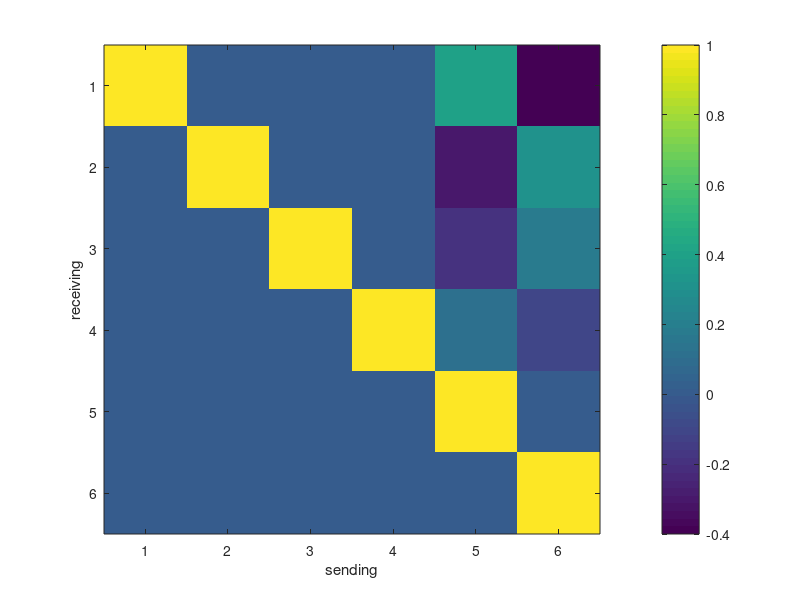
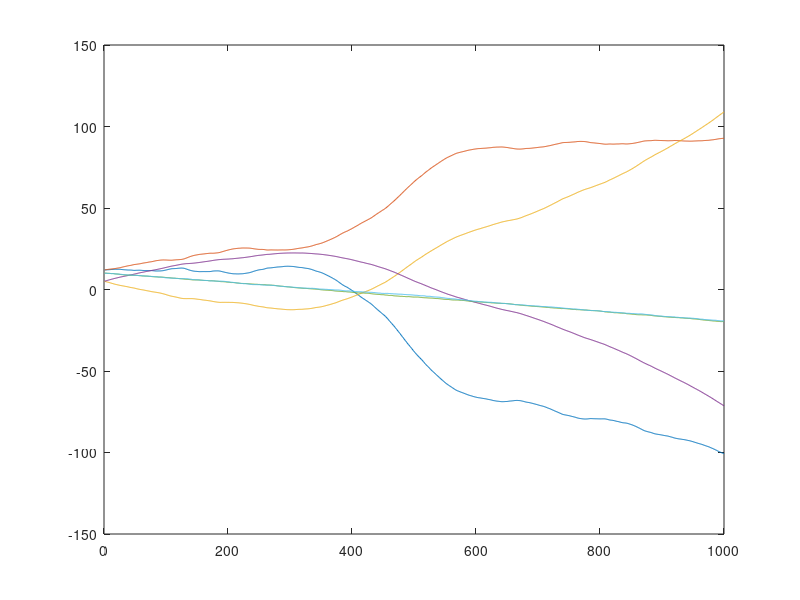
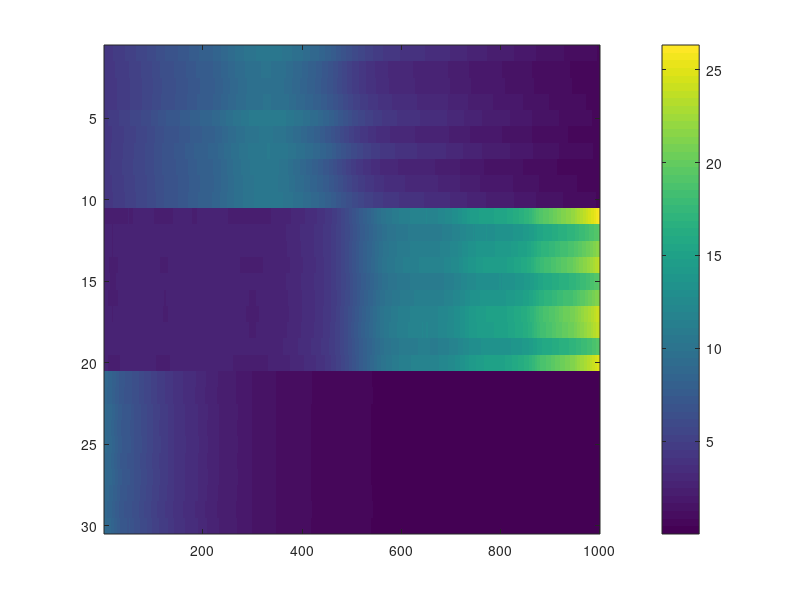
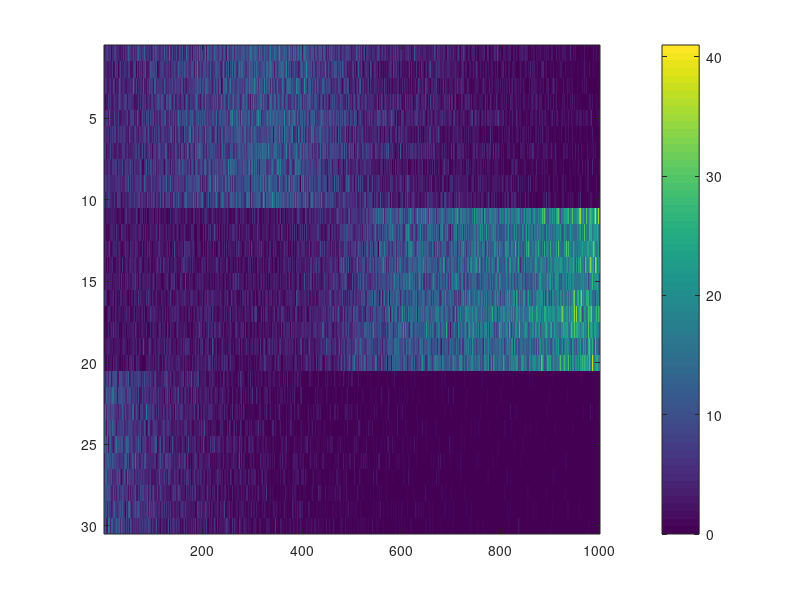

Source code (MATLAB) for these figures, in order: (Note: this script raises an error after producing the figures.)
addpath(genpath('C:\Users\gaw19004\Documents\GitHub\state-space-clustering'));
% addpath(genpath('D:\github\state-space-clustering'));

%% simulation
rng(2)
n = 10;
nClus = 3;
N = n*nClus;
p = 2;
T = 1000;

Lab = repelem(1:nClus, n);
d1 = ones(n,1)*0;
d2 = ones(n,1)*0.1;
d3 = ones(n,1)*0.2;
d = [d1;d2;d3];
C_all1 = reshape(normrnd(0.06,1e-3,n*p,1), [], p);
C_all2 = reshape(normrnd(0.08,1e-3,n*p,1), [], p);
C_all3 = reshape(normrnd(0.1,1e-3,n*p,1), [], p);
C_all = [C_all1; C_all2; C_all3];

C_trans = zeros(n*nClus, p*nClus);
for k = 1:length(Lab)
    C_trans(k, ((Lab(k)-1)*p+1):(Lab(k)*p)) = C_all(k,:);
end

X = zeros(p*nClus, T);
x0 = [1.2 1.2 0.5 0.5 1 1]*10;
Q0 = eye(nClus*p)*1e-2;
X(:,1) = mvnrnd(x0, Q0)';

b1 = ones(p,1)*0.01;
b2 = ones(p,1)*0;
b3 = ones(p,1)*-0.03;
b = [b1;b2;b3];

Q1 = 1e-5*eye(p);
Q2 = 1e-4*eye(p);
Q3 = 1e-3*eye(p);
Q = blkdiag(Q1, Q2, Q3);


A = [1 0 0 0 0.4 -0.4;...
    0 1 0 0 -0.3 0.305;
    0 0 1 0 -0.2 0.19;
    0 0 0 1 0.11 -0.1;
    0 0 0 0 1 0;
    0 0 0 0 0 1];

figure(1)
imagesc(A)
colorbar()
xlabel('sending')
ylabel('receiving')

% let's generate lambda
logLam = zeros(n*nClus, T);
logLam(:,1) = d + C_trans*X(:,1);

for t=2:T
    X(:, t) = mvnrnd(A*X(:, t-1) + b, Q)';
    logLam(:, t) = d + C_trans*X(:,t);
end

figure(2)
plot(X')

figure(3)
% imagesc(logLam)
imagesc(exp(logLam))
colorbar()

Y = poissrnd(exp(logLam));
figure(4)
imagesc(Y)
colorbar()

figure(5)
clusterPlot(Y, Lab)

%%
ng = 100;

% pre-allocation
X_fit = zeros(nClus*p, T, ng);
d_fit = zeros(N, ng);
C_fit = zeros(N, p, ng);
mudc_fit = zeros(p+1, ng);
Sigdc_fit = zeros(p+1, p+1, ng);
x0_fit = zeros(nClus*p, ng);
A_fit = zeros(nClus*p, nClus*p, ng);
b_fit = zeros(nClus*p, ng);
Q_fit = zeros(nClus*p, nClus*p, ng);


% priors
% place-holder...
Q0 = eye(nClus*p);

mux00 = zeros(nClus*p, 1);
Sigx00 = eye(nClus*p)*1e2;

deltadc0 = zeros(p+1,1);
Taudc0 = eye(p+1)*1e-1;

Psidc0 = eye(p+1)*1e-2;
nudc0 = p+1+2;

mubA0_mat = [zeros(nClus*p,1) eye(nClus*p)];
SigbA0 = eye(p*(1+p*nClus))*0.25;

Psi0 = eye(p)*1e-4;
nu0 = p+2;

% initials
% initial for d_fit: 0
C_fit(:,:,1) = reshape(normrnd(0,1e-2,N*p,1), [], p);
mudc_fit(:,1) = zeros(p+1, 1);
Sigdc_fit(:,:,1) = eye(p+1)*1e-2;

A_fit(:,:,1) = eye(nClus*p);
% initial for b_fit: 0
Q_fit(:,:,1) = eye(nClus*p)*1e-4;

C_trans_tmp = zeros(n*nClus, p*nClus);
for k = 1:length(Lab)
    C_trans_tmp(k, ((Lab(k)-1)*p+1):(Lab(k)*p)) = C_fit(k,:,1);
end
x0_fit(:,1) = lsqr(C_trans_tmp,(log(mean(Y(:,1:10),2))-d_fit(:,1)));
[X_fit(:,:,1),~,~] = ppasmoo_poissexp_v2(Y,C_trans_tmp,d_fit(:,1),...
    x0_fit(:,1),Q0,A_fit(:,:,1),b_fit(:,1),Q_fit(:,:,1));

%% MCMC
for g = 2:ng
    
    disp(g)
    
    % (1) update X_fit
    % adaptive smoothing
    C_trans_tmp = zeros(n*nClus, p*nClus);
    for k = 1:length(Lab)
        C_trans_tmp(k, ((Lab(k)-1)*p+1):(Lab(k)*p)) = C_fit(k,:,g-1);
    end
    d_tmp = d_fit(:,g-1);
    x0_tmp = x0_fit(:,g-1);
    A_tmp = A_fit(:,:,g-1);
    b_tmp = b_fit(:,g-1);
    Q_tmp = Q_fit(:,:,g-1);
    
    [muX,~,~] = ppasmoo_poissexp_v2(Y,C_trans_tmp,d_tmp,x0_tmp,Q0,A_tmp,b_tmp,Q_tmp);
    hess_tmp = hessX(muX(:), d_tmp, C_trans_tmp, Q0, Q_tmp, A_tmp, Y);
    % tic;
    % use Cholesky decomposition to sample efficiently
    R = chol(-hess_tmp,'lower'); % sparse
    z = randn(length(muX(:)), 1) + R'*muX(:);
    Xsamp = R'\z;
    X_fit(:,:,g) = reshape(Xsamp,[], T);
    % toc;
    
    % (2) update x0_fit
    Sigx0 = inv(inv(Sigx00) + inv(Q0));
    mux0 = Sigx0*(Sigx00\mux00 + Q0\X_fit(:,1,g));
    x0_fit(:,g) = mvnrnd(mux0, Sigx0)';
    % disp(x0_fit(:,g))
    
    % (3) update d_fit & C_fit
    % Laplace approximation
    % dTest = zeros(N,1);
    % CTest = zeros(N, p);
    for i = 1:N
        l = Lab(i);
        latentId = ((l-1)*p+1):(l*p);
        X_tmp = [ones(1, T) ;X_fit(latentId,:,g)]';
        
        lamdc = @(dc) exp(X_tmp*dc);
        
        derdc = @(dc) X_tmp'*(Y(i,:)' - lamdc(dc)) - inv(Sigdc_fit(:,:,g-1))*(dc - mudc_fit(:,g-1));
        hessdc = @(dc) -X_tmp'*diag(lamdc(dc))*X_tmp - inv(Sigdc_fit(:,:,g-1));
        [mudc,~,niSigdc,~] = newton(derdc,hessdc,...
            [d_fit(i, g-1) C_fit(i,:,g-1)]',1e-8,1000);
        
        % [mudc [d(i) C_all(i,:)]']
        
        Sigdc = -inv(niSigdc);
        Sigdc = (Sigdc + Sigdc')/2;
        dc = mvnrnd(mudc, Sigdc);
        
        % dTest(i) = mudc(1);
        % CTest(i,:) = mudc(2:end);
        d_fit(i,g) = dc(1);
        C_fit(i,:,g) = dc(2:end);
    end
    
    %     [CTest C_all]
    %     [dTest d]
    
    % (4) update b_fit & A_fit
    for l = unique(Lab)
        
        latentId = ((l-1)*p+1):(l*p);
        mubA0 = mubA0_mat(latentId, :);
        mubA0 = mubA0(:);
        Z_tmp = X_fit(latentId,2:T,g);
        Z_tmp2 = Z_tmp(:);
        
        X_tmp = kron([ones(1,T-1); X_fit(:, 1:(T-1), g)]', eye(p));
        SigbA_tmp = inv(inv(SigbA0) + X_tmp'*kron(eye(T-1), inv(Q_fit(latentId,latentId,g-1)))*X_tmp);
        SigbA_tmp = (SigbA_tmp + SigbA_tmp')/2;
        mubA_tmp = SigbA_tmp*(inv(SigbA0)*mubA0 +...
            X_tmp'*kron(eye(T-1), inv(Q_fit(latentId,latentId,g-1)))*Z_tmp2);
        bAtmp = reshape(mvnrnd(mubA_tmp, SigbA_tmp)', [], 1+nClus*p);
        b_fit(latentId,g) = bAtmp(:,1);
        A_fit(latentId,:,g) = bAtmp(:,2:end);
    end
    
    %     [b_fit(:,g) b]
    %     imagesc(abs(A_fit(:,:,g) - A))
    %     colorbar()
    
    % (5) update Q_fit
    for l = unique(Lab)
        latentId = ((l-1)*p+1):(l*p);
        mux = A_fit(latentId,:,g)*X_fit(:,1:(T-1),g) +...
            repmat(b_fit(latentId, g), 1, T-1);
        xq = X_fit(latentId,2:T,g) - mux;
        
        PsiQ = Psi0 + xq*xq';
        nuQ = T-1 + nu0;
        Q_fit(latentId,latentId,g) = iwishrnd(PsiQ,nuQ);
    end
end






